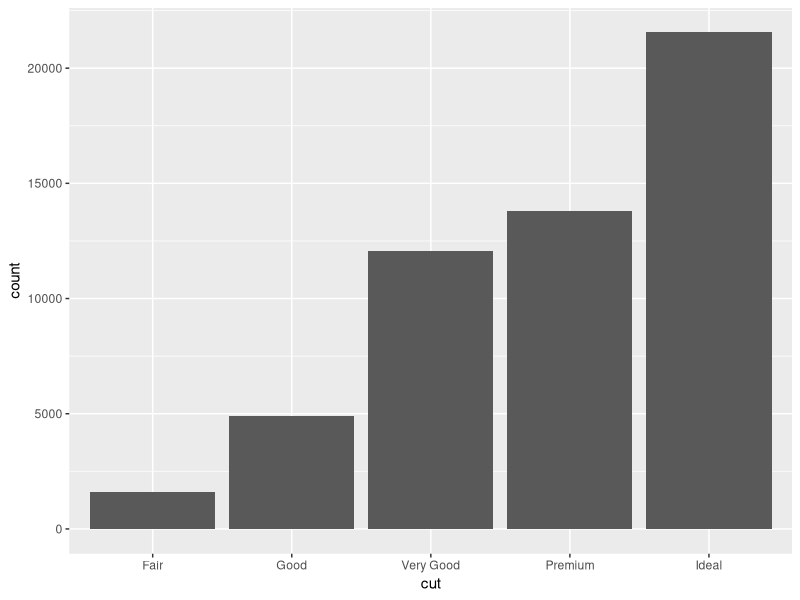
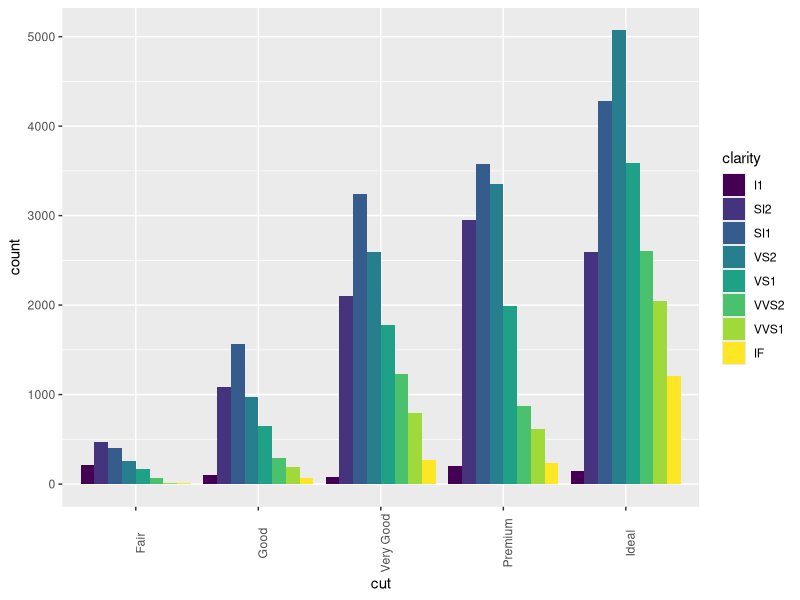
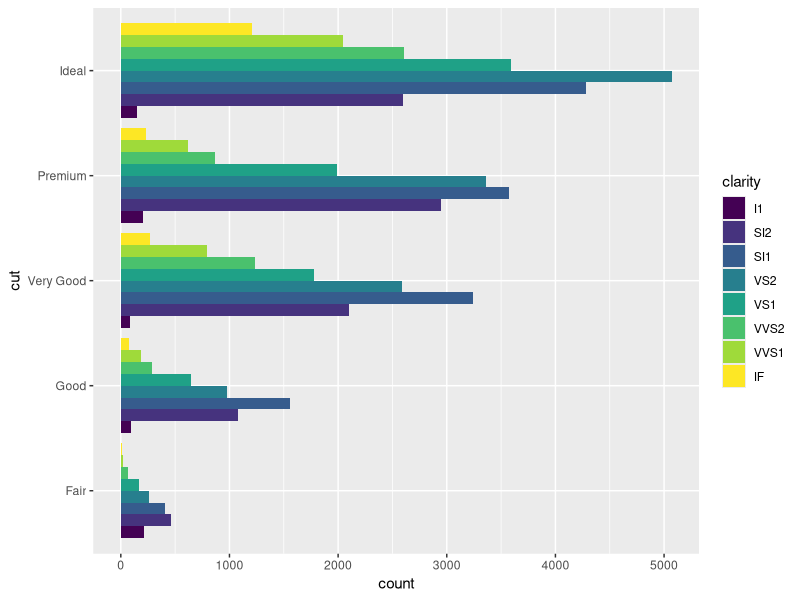
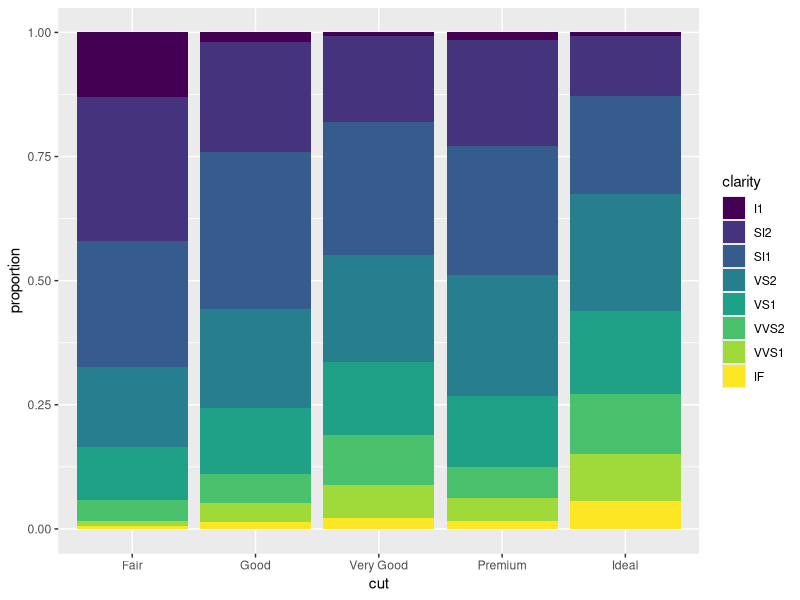
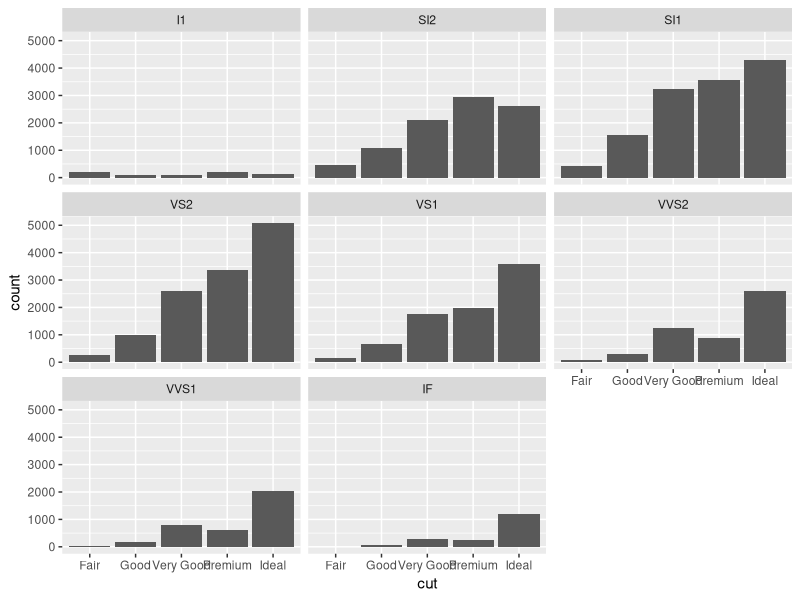
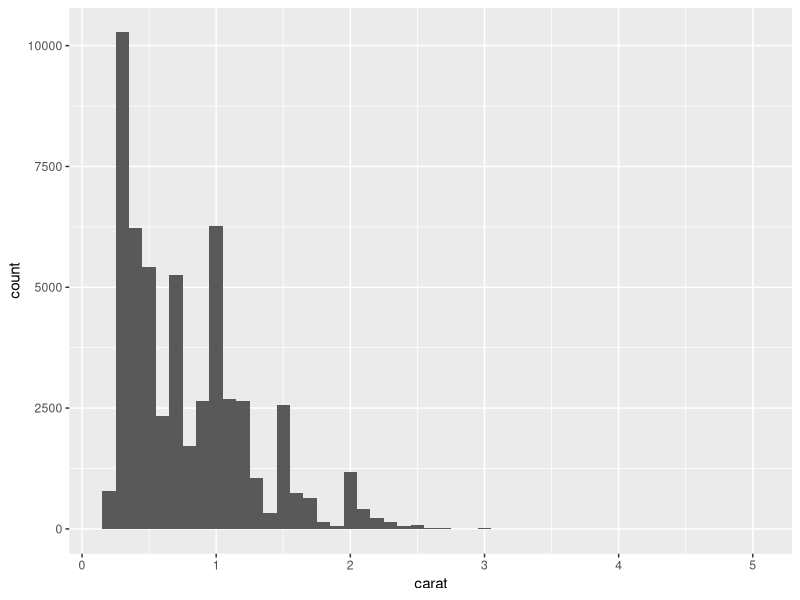
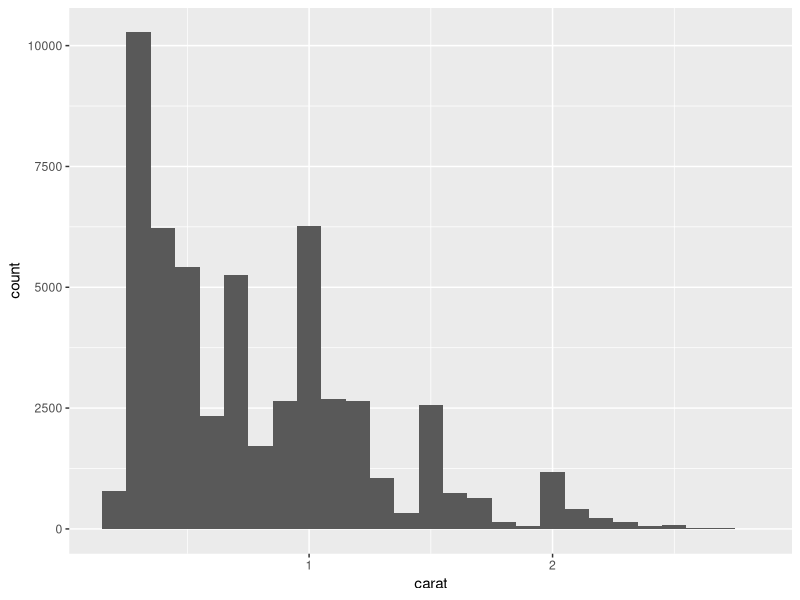
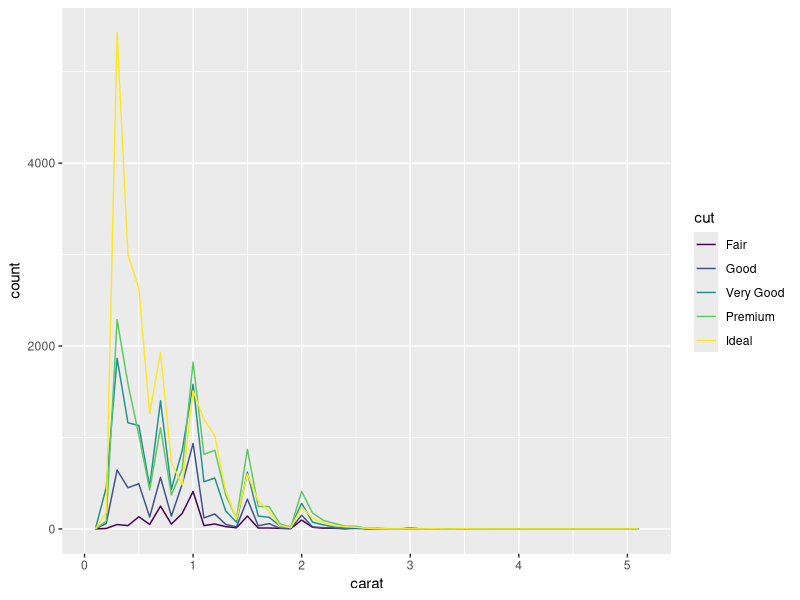

Recreate these plots in R, in order.
## Exploratory data Analysis in R
library(ggplot2)
library(tibble)
library(dplyr)
?diamonds
## summary of data, various functions
glimpse(diamonds)
summary(diamonds)
str(diamonds)
skimr::skim(diamonds)
head(diamonds)
tail(diamonds)
##Visualization --->>
## categorical variables
ggplot(data = diamonds)+
  geom_bar(mapping = aes(x=cut))

diamonds %>%
  count(cut)
table(diamonds$cut)
unique(diamonds$cut)
## comparison of variables
table(diamonds$cut,diamonds$clarity)

diamonds %>%
  count(cut,clarity) %>%
  arrange(n)
ggplot(diamonds,aes(x=cut,fill=clarity))+
  geom_bar(position = "dodge")+
  theme(axis.text.x = element_text(angle = 90))

ggplot(diamonds,aes(x=cut,fill=clarity))+
  geom_bar(position = "dodge")+
  coord_flip()

ggplot(diamonds,aes(x=cut,fill=clarity))+
  geom_bar(position= "fill")+
  ylab("proportion")

prop.table(table(diamonds$cut,diamonds$clarity))

ggplot(diamonds,aes(x=cut))+
  geom_bar()+
  facet_wrap(~clarity)

##Continuous variable
ggplot(diamonds)+
  geom_histogram(aes(x=carat),binwidth = 0.1)

diamonds %>%
  count(cut_width(carat,0.5))
smaller<-diamonds %>%
  filter(carat<3)
ggplot(data = smaller,aes(x=carat))+
  geom_histogram(binwidth = 0.1)

ggplot(diamonds,aes(x=carat,color=cut))+
  geom_freqpoly(binwidth=0.1)

ggplot(diamonds)+
  geom_histogram(aes(x=y),binwidth =0.5 )+
  coord_cartesian(ylim = c(0,50))
diamonds %>%
  filter(y>3 | y<20) %>%
  select(price,x,y,z) %>%
  arrange(y)

diamonds %>%
  filter(between(y,3,20))
diamonds %>%
  mutate(y=ifelse(y<3|y>20,NA,y)) %>%
  ggplot(aes(x=x,y=y))+
  geom_point()

ggplot(diamonds,aes(x=x,y=y))+
  geom_point()

## co-variation-->>categorical data vs continuous data

ggplot(diamonds,aes(x=cut,y=price))+
  geom_boxplot()+
  coord_flip()

diamonds %>%
  count(color,cut) %>%
  ggplot(aes(x=color,y=cut))+
  geom_tile(aes(fill=n))

ggplot(diamonds)+
  geom_point(aes(x=carat,y=price))

ggplot(diamonds)+
  geom_bin2d(aes(x=carat,y=price))

  